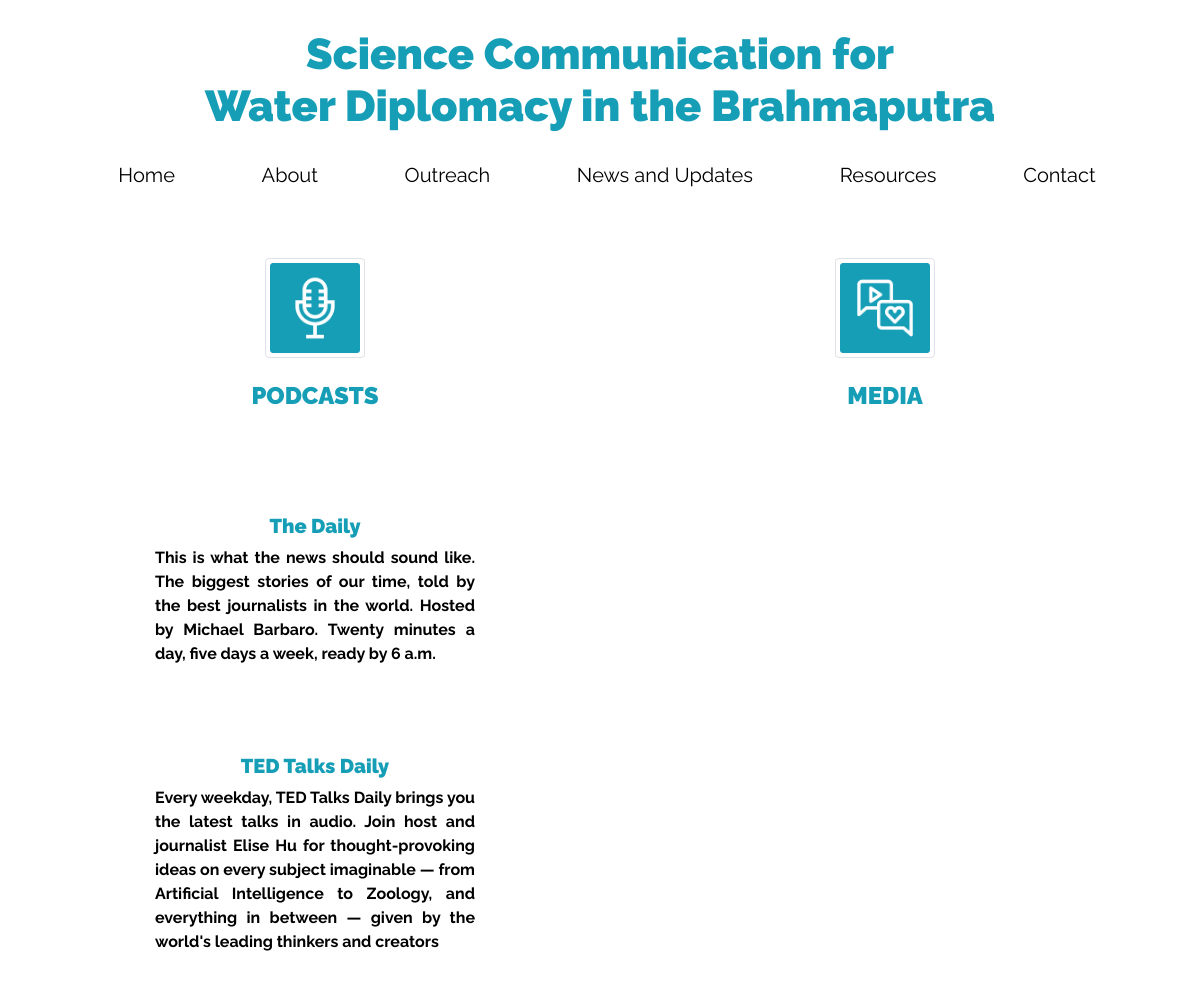
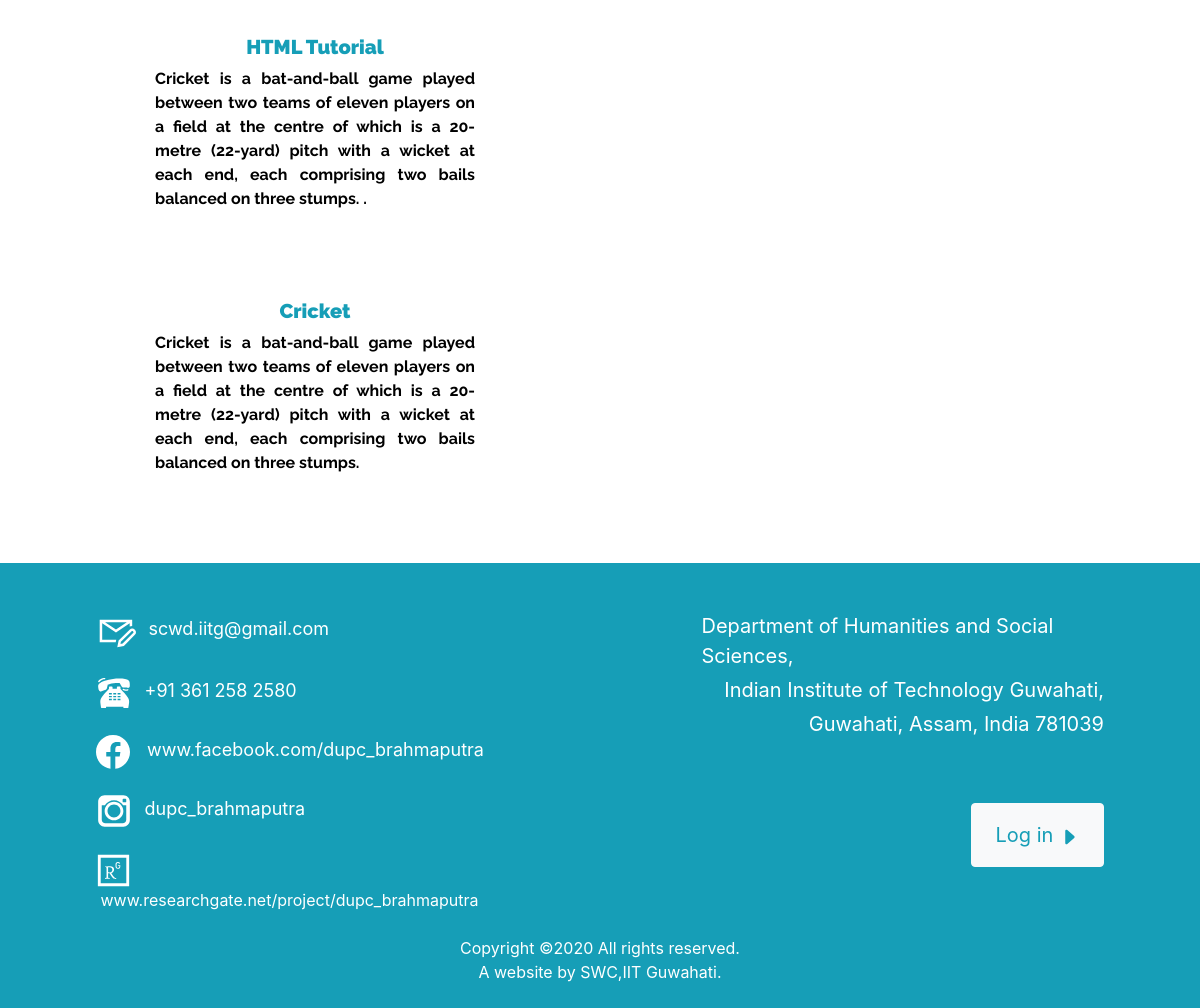
Page /outreach/ on the earlier database version (2 pictures, top to bottom).
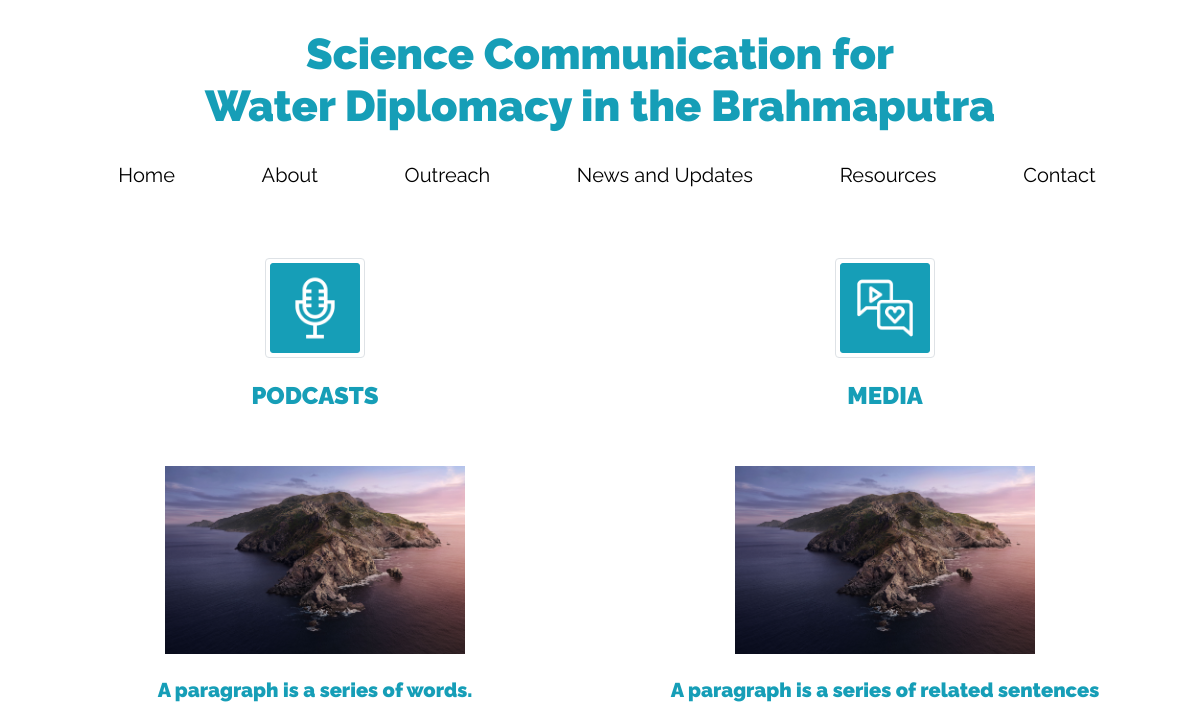
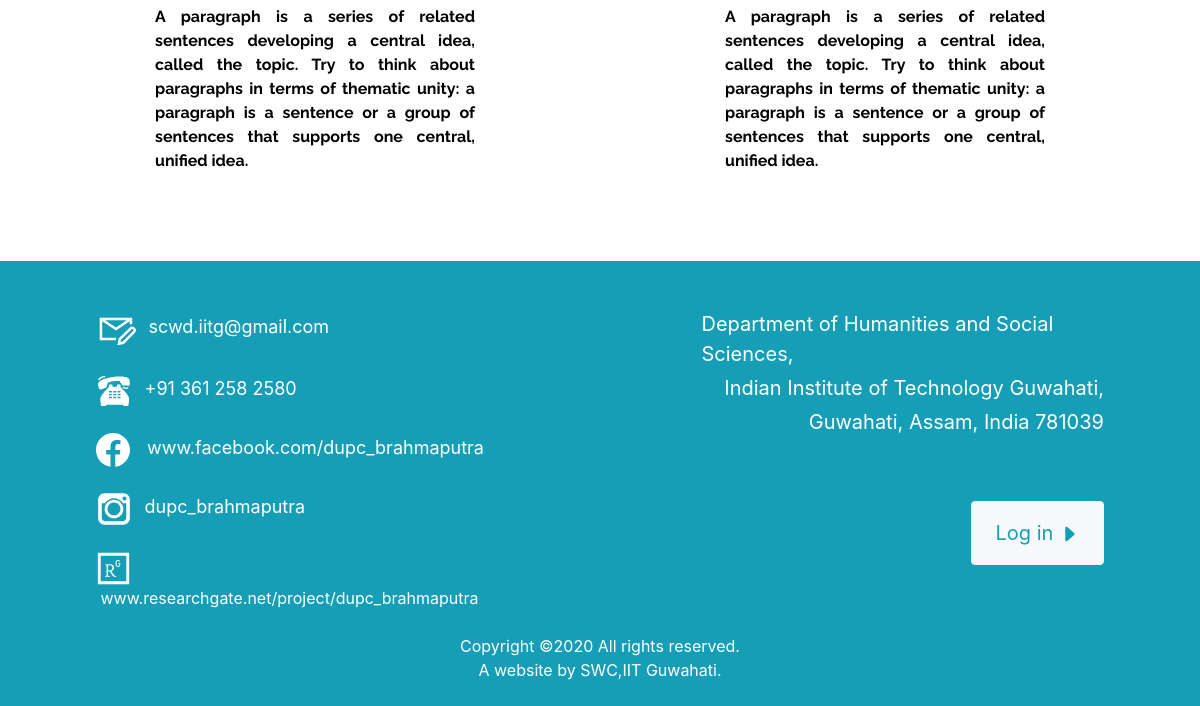
Same page on the later database version (2 pictures, top to bottom).
### outreach/models.py (models this page shows, shortened)
class podcast(models.Model):
    title = models.CharField(max_length=500)
    body = models.TextField(max_length = 3000 ,default= None)
    url = models.CharField(max_length=500)
    date = models.IntegerField(default=12)
    month = models.CharField(max_length=50,default="june")
    year = models.IntegerField(default=2020)
    image = models.ImageField(upload_to = 'images/',default = 'download.png')

class media(models.Model):
    title = models.CharField(max_length = 500,blank = True)
    body = models.TextField(max_length = 3000 ,default= None)
    url = models.CharField(max_length=500)
    image = models.ImageField(upload_to = 'images/',default = 'download.png')

### outreach/views.py (the view)
# urls.py: path('outreach/',include('outreach.urls',namespace = 'outreach')),
def outreach(request):
    pc = podcast.objects
    md = media.objects
    return render(request,'outreach/outreach.html',{'pc':pc,'md':md})

### outreach/templates/outreach/outreach.html (shortened to what this page needs)
{% extends 'base.html' %}
{% block ccd %}
<br><br>
<div class = "container">
	<div class = "row">
		<div class = "col-6">
			<div style = "text-align:center;">
			<img src="/static/images/podcasts.png" alt="" class="img-thumbnail" style = "width:100px; height = 100px; text-align:center;"></div><br>
			<h2 style="font-family: 'Raleway'; color:#169EB7;font-weight:bold;text-align:center;font-size:150%;"><b>PODCASTS</b></h2><br><br>
			{% for podcast in pc.all%}
			<div class = "container"><a href = "{{podcast.url}}" target = "_blank" style  = "color:black; text-decoration: none;">
			<div style = "text-align:center;">
				<img src="{{podcast.image.url}}" alt="" class="img-fluid" style = "width:300px; height = 300px; text-align:center;"><br><br>
				<h2 style="font-family: 'Raleway'; color:#169EB7;font-weight:bold;font-size:125%;text-align:center;"><b>{{podcast.title}}</b></h2>
				<div class = "container"style = "width:350px;"><p style="font-family: 'Raleway'; font-size:100%;text-align:justify;"><b>{{podcast.body}}</b></p><br></div>
			</div>
			</a></div>
			{%endfor%}
		</div>
		<div class = "col-6">
			<div style = "text-align:center;">
			<img src="/static/images/Media.png" alt="" class="img-thumbnail" style = "width:100px; height = 100px; text-align:center;"></div><br>
			<h2 style="font-family: 'Raleway'; color:#169EB7;font-weight:bold;text-align:center;font-size:150%;"><b>MEDIA</b></h2><br><br>
				{% for media in md.all%}
				<div class = "container"><a href = "{{media.url}}" target = "_blank" style  = "color:black; text-decoration: none;">
			<div style = "text-align:center;">
				<img src="{{media.image.url}}" alt="" class="img-fluid" style = "width:300px; height = 300px; text-align:center;"><br><br>
				<h2 style="font-family: 'Raleway'; color:#169EB7;font-weight:bold;font-size:125%;"><b>{{media.title}}</b></h2>
				<div class = "container"style = "width:350px;"><p style="font-family: 'Raleway'; font-size:100%;text-align:justify;"><b>{{media.body}}</b></p><br></div>
			</div>
			</a></div>
			{%endfor%}
		</div>
	</div>
</div>
{% endblock %}

### dupc/templates/base.html (shortened to what this page needs)
<!DOCTYPE html>
<html lang="en" style="overflow-x: hidden; ">
{%load static %}
 <head>
   <link rel="stylesheet" href="{% static "/fonts/icomoon/style.css" %}">
   <link rel="stylesheet" href="{% static "/css/bootstrap.min.css" %}">
   <link rel="stylesheet" href="{%static "/css/magnific-popup.css"%}">
   <link rel="stylesheet" href="{%static "/css/jquery-ui.css"%}">
   <link rel="stylesheet" href="{% static "/css/owl.carousel.min.css"%}">
   <link rel="stylesheet" href="{% static "/css/owl.theme.default.min.css"%}">
   <link rel="stylesheet" href="{%static "/css/bootstrap-datepicker.css"%}">
   <link rel="stylesheet" href="{%static "/fonts/flaticon/font/flaticon.css"%}">
   <link rel="stylesheet" href="https://cdn.jsdelivr.net/npm/mediaelement@4.2.7/build/mediaelementplayer.min.css">
   <link rel="stylesheet" href="{%static "/css/aos.css" %}">
   <link rel="stylesheet" href="{% static "/css/style.css" %}">
   <link rel="stylesheet" href="{% static "/css/custom.css" %}">
 </head>
 <body>
 <div class="site-wrap">
   <header class="site-navbar position-relative py-1 bg-white">
   <br>
   <div class = "container">
       <h1 style="font-family: 'Raleway'; color:#169EB7;font-size: 2.7em; font-weight: bolder; padding-left: 100px; padding-right: 100px;"><center><b>Science Communication for </b></center><center><b>Water Diplomacy in the Brahmaputra</b></center></h1>
   </div>
 <div class = "container">
 <nav class="navbar navbar-expand-lg navbar-light bg-white" style = "padding-left:30px;" >
 <div class="collapse navbar-collapse" id="navbarTogglerDemo01">
   <ul class="navbar-nav nav mt-2 mt-lg-1 nav-fill w-100 nav-pills" style="font-size: 125%;font-family:'Raleway';">
     <li class="nav-item pill">
       <a class="nav-link" href="{%url 'mainsite:homepage'%}">Home <span class="sr-only">(current)</span></a>
     </li>
      <li class="nav-item pill">
       <a class="nav-link " href="{%url 'mainsite:background' %}">About</a>
     </li>
     <li class="nav-item pill">
       <a class="nav-link" href="{%url 'outreach:outreach'%}">Outreach</a>
     </li>
     <li class="nav-item pill">
       <a class="nav-link" href="{%url 'news:news'%}">News and Updates</a>
     </li>
     <li class="nav-item pill">
       <a class="nav-link" href="{% url 'publication:publication' %}">Resources</a>
     </li>
     <li class="nav-item pill">
       <a class="nav-link" href="{%url 'mainsite:contact'%}">Contact</a>
     </li>
   </ul>
 </div>
</nav>
</div>
</header>
   {%block ccd%}{%endblock%}
     <div class="container-fluid" style="background-color: #169EB7; padding-left: 8%;padding-right: 8%;">
       <div class="row pt-5 mt-5 justify-content-between">
         <div class="col-5">
<font color="#fff" size="4.6"><a href="mailto:scwd.iitg@gmail.com" style="color: #fff;">scwd.iitg@gmail.com</a></font>
<br><br>
<font color="#fff" size="4.7">+91 361 258 2580</font>
<br><br>
<font size="4.6" color="#fff"><a href="#" style="color: #fff">www.facebook.com/dupc_brahmaputra</a></font>
<br><br>
<font color="#fff" size="4.6">dupc_brahmaputra</font>
<br><br>
<a href="#" style="color: #fff;">www.researchgate.net/project/dupc_brahmaputra</a>
<br><br>
           </div>
           <div class="col-5">
             <p style="color: #fff; float: right; font-size: 20px;">
             Department of Humanities and Social Sciences,</p>
             <p style="color: #fff; float: right; font-size: 20px; line-height: 0.3;">
             Indian Institute of Technology Guwahati,</p>
             <p style="color: #fff; float: right; font-size: 20px;">
             Guwahati, Assam, India 781039
           </p>
           <br><br><br><br><br><br><br><br>
             {% if user.is_authenticated %}
               <p class="mb-0" style="float: right;"><a href="{% url 'account:logoutpage' %}" class="btn btn-light py-3 px-4" style="font-size: 20px; color: #169EB7;">Log out
                 <svg width="1em" height="1em" viewBox="0 0 16 16" class="bi bi-caret-right-fill" fill="currentColor" xmlns="http://www.w3.org/2000/svg">
 <path d="M12.14 8.753l-5.482 4.796c-.646.566-1.658.106-1.658-.753V3.204a1 1 0 0 1 1.659-.753l5.48 4.796a1 1 0 0 1 0 1.506z"/>
</svg>
               </a></p>
             {%else%}
               <p class="mb-0" style="float: right;"><a href="{% url 'account:loginpage' %}" class="btn btn-light py-3 px-4" style="font-size: 20px; color: #169EB7;">Log in
                 <svg width="1em" height="1em" viewBox="0 0 16 16" class="bi bi-caret-right-fill" fill="currentColor" xmlns="http://www.w3.org/2000/svg">
 <path d="M12.14 8.753l-5.482 4.796c-.646.566-1.658.106-1.658-.753V3.204a1 1 0 0 1 1.659-.753l5.48 4.796a1 1 0 0 1 0 1.506z"/>
</svg>
               </a></p>
             {%endif%}
           </div>
         </div>
         <center><font color="#fff">Copyright &copy;<script>document.write(new Date().getFullYear());</script> All rights reserved.<br> A website by SWC,IIT Guwahati. </font></center>
           <br>
       </div>
     </div>
<link rel="stylesheet" href="https://stackpath.bootstrapcdn.com/bootstrap/4.4.1/css/bootstrap.min.css">
 </body>
</html>

### static/css/style.css (style rules this page uses)
html { font-family: Raleway; }
body { line-height: 1.7; color: #4d4d4d; font-weight: 300; font-size: 1rem; }
a { -webkit-transition: .3s all ease; -o-transition: .3s all ease; transition: .3s all ease; }
h1, h2, h3, h4, h5, .h1, .h2, .h3, .h4, .h5 { font-family: "Poppins", -apple-system, BlinkMacSystemFont, "Segoe UI", Roboto, "Helvetica Neue", Arial, sans-serif, "Apple Color Emoji", "Segoe UI Emoji", "Segoe UI Symbol", "Noto Color Emoji"; }
.site-wrap:before { -webkit-transition: .3s all ease-in-out; -o-transition: .3s all ease-in-out; transition: .3s all ease-in-out; background: rgba(0, 0, 0, 0.6); content: ""; position: absolute; z-index: 2000; top: 0; left: 0; right: 0; bottom: 0; opacity: 0; visibility: hidden; }
.btn { border-radius: 0; }
.site-navbar { margin-bottom: 0px; z-index: 1999; position: relative; }

### dupc/templates/base.html (style rules this page uses)
.nav-pills .pill .nav-link:not(.active) { background-color: #fff; color: #000; }

Differences in the rows shown:
removed podcast: title "The Daily", body "This is what the news should sound like. The biggest stories of our time, told by the best journalists in the world. Hosted by Michael Barbaro. Twenty minutes a day, five days a week, ready by 6 a.m."
removed podcast: title "TED Talks Daily", body "Every weekday, TED Talks Daily brings you the latest talks in audio. Join host and journalist Elise Hu for thought-provoking ideas on every subject imaginable — from Artificial Intelligence to Zoology, and everything in between — given by the world's leading thinkers and creators"
removed podcast: title "HTML Tutorial", body "Cricket is a bat-and-ball game played between two teams of eleven players on a field at the centre of which is a 20-metre (22-yard) pitch with a wicket at each end, each comprising two bails balanced on three stumps. ."
removed podcast: title "Cricket", body "Cricket is a bat-and-ball game played between two teams of eleven players on a field at the centre of which is a 20-metre (22-yard) pitch with a wicket at each end, each comprising two bails balanced on three stumps."
added podcast: image (picture), title "A paragraph is a series of words.", body "A paragraph is a series of related sentences developing a central idea, called the topic. Try to think about paragraphs in terms of thematic unity: a paragraph is a sentence or a group of sentences that supports one central, unified idea."
added media: image (picture), title "A paragraph is a series of related sentences", body "A paragraph is a series of related sentences developing a central idea, called the topic. Try to think about paragraphs in terms of thematic unity: a paragraph is a sentence or a group of sentences that supports one central, unified idea."
